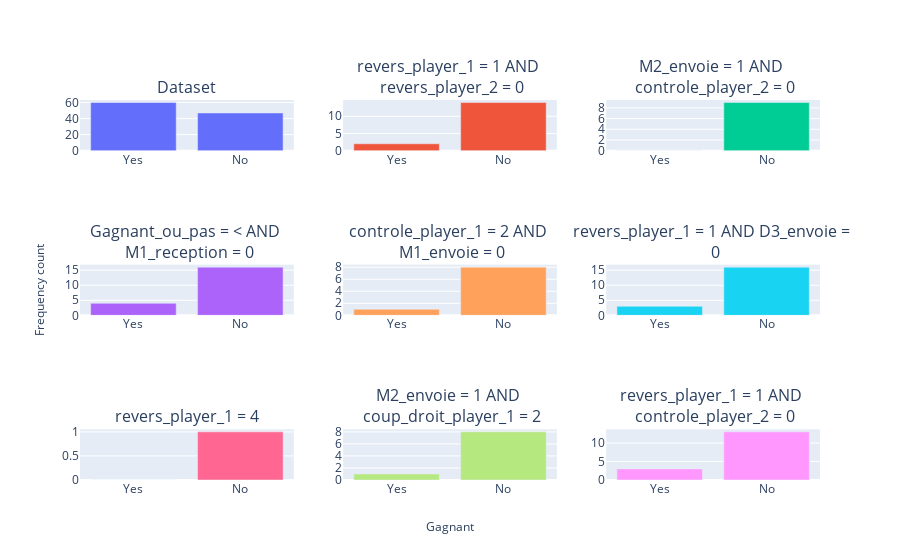

The cell this chart's notebook holds for it:
### Code cell
target_columns = ['Gagnant']
clf = emm.EMM(width=10, depth=2, evaluation_metric='distribution_cosine')
clf.search(ft_data, target_cols=target_columns)
clf.visualise(subgroups=8, cols=3)

### Figure 1 — Plotly figure (JSON) as saved in the notebook; plotly's stock layout.template omitted (floating-point values rounded to 4 significant figures)
{"data": [{"type": "bar", "x": ["Yes", "No"], "xaxis": "x", "y": [60, 47], "yaxis": "y"}, {"type": "bar", "x": ["Yes", "No"], "xaxis": "x2", "y": [2, 14], "yaxis": "y2"}, {"type": "bar", "x": ["Yes", "No"], "xaxis": "x3", "y": [0, 9], "yaxis": "y3"}, {"type": "bar", "x": ["Yes", "No"], "xaxis": "x4", "y": [4, 16], "yaxis": "y4"}, {"type": "bar", "x": ["Yes", "No"], "xaxis": "x5", "y": [1, 8], "yaxis": "y5"}, {"type": "bar", "x": ["Yes", "No"], "xaxis": "x6", "y": [3, 16], "yaxis": "y6"}, {"type": "bar", "x": ["Yes", "No"], "xaxis": "x7", "y": [0, 1], "yaxis": "y7"}, {"type": "bar", "x": ["Yes", "No"], "xaxis": "x8", "y": [1, 8], "yaxis": "y8"}, {"type": "bar", "x": ["Yes", "No"], "xaxis": "x9", "y": [3, 13], "yaxis": "y9"}], "layout": {"annotations": [{"font": {"size": 16}, "showarrow": false, "text": "Dataset", "x": 0.1444, "xanchor": "center", "xref": "paper", "y": 1, "yanchor": "bottom", "yref": "paper"}, {"font": {"size": 16}, "showarrow": false, "text": "revers_player_1 = 1 AND <br> revers_player_2 = 0", "x": 0.5, "xanchor": "center", "xref": "paper", "y": 1, "yanchor": "bottom", "yref": "paper"}, {"font": {"size": 16}, "showarrow": false, "text": "M2_envoie = 1 AND <br> controle_player_2 = 0", "x": 0.8556, "xanchor": "center", "xref": "paper", "y": 1, "yanchor": "bottom", "yref": "paper"}, {"font": {"size": 16}, "showarrow": false, "text": "Gagnant_ou_pas = < AND <br> M1_reception = 0", "x": 0.1444, "xanchor": "center", "xref": "paper", "y": 0.5667, "yanchor": "bottom", "yref": "paper"}, {"font": {"size": 16}, "showarrow": false, "text": "controle_player_1 = 2 AND <br> M1_envoie = 0", "x": 0.5, "xanchor": "center", "xref": "paper", "y": 0.5667, "yanchor": "bottom", "yref": "paper"}, {"font": {"size": 16}, "showarrow": false, "text": "revers_player_1 = 1 AND D3_envoie = <br> 0", "x": 0.8556, "xanchor": "center", "xref": "paper", "y": 0.5667, "yanchor": "bottom", "yref": "paper"}, {"font": {"size": 16}, "showarrow": false, "text": "revers_player_1 = 4", "x": 0.1444, "xanchor": "center", "xref": "paper", "y": 0.1333, "yanchor": "bottom", "yref": "paper"}, {"font": {"size": 16}, "showarrow": false, "text": "M2_envoie = 1 AND <br> coup_droit_player_1 = 2", "x": 0.5, "xanchor": "center", "xref": "paper", "y": 0.1333, "yanchor": "bottom", "yref": "paper"}, {"font": {"size": 16}, "showarrow": false, "text": "revers_player_1 = 1 AND <br> controle_player_2 = 0", "x": 0.8556, "xanchor": "center", "xref": "paper", "y": 0.1333, "yanchor": "bottom", "yref": "paper"}, {"showarrow": false, "text": "Gagnant", "x": 0.5, "xref": "paper", "y": -0.15, "yref": "paper"}, {"showarrow": false, "text": "Frequency count", "textangle": -90, "x": -0.07, "xref": "paper", "y": 0.5, "yref": "paper"}], "autosize": true, "showlegend": false, "xaxis": {"anchor": "y", "autorange": true, "domain": [0, 0.2889], "range": [-0.5, 1.5], "type": "category"}, "xaxis2": {"anchor": "y2", "autorange": true, "domain": [0.3556, 0.6444], "range": [-0.5, 1.5], "type": "category"}, "xaxis3": {"anchor": "y3", "autorange": true, "domain": [0.7111, 1], "range": [-0.5, 1.5], "type": "category"}, "xaxis4": {"anchor": "y4", "autorange": true, "domain": [0, 0.2889], "range": [-0.5, 1.5], "type": "category"}, "xaxis5": {"anchor": "y5", "autorange": true, "domain": [0.3556, 0.6444], "range": [-0.5, 1.5], "type": "category"}, "xaxis6": {"anchor": "y6", "autorange": true, "domain": [0.7111, 1], "range": [-0.5, 1.5], "type": "category"}, "xaxis7": {"anchor": "y7", "autorange": true, "domain": [0, 0.2889], "range": [-0.5, 1.5], "type": "category"}, "xaxis8": {"anchor": "y8", "autorange": true, "domain": [0.3556, 0.6444], "range": [-0.5, 1.5], "type": "category"}, "xaxis9": {"anchor": "y9", "autorange": true, "domain": [0.7111, 1], "range": [-0.5, 1.5], "type": "category"}, "yaxis": {"anchor": "x", "autorange": true, "domain": [0.8667, 1], "range": [0, 63.16], "type": "linear"}, "yaxis2": {"anchor": "x2", "autorange": true, "domain": [0.8667, 1], "range": [0, 14.74], "type": "linear"}, "yaxis3": {"anchor": "x3", "autorange": true, "domain": [0.8667, 1], "range": [0, 9.474], "type": "linear"}, "yaxis4": {"anchor": "x4", "autorange": true, "domain": [0.4333, 0.5667], "range": [0, 16.84], "type": "linear"}, "yaxis5": {"anchor": "x5", "autorange": true, "domain": [0.4333, 0.5667], "range": [0, 8.421], "type": "linear"}, "yaxis6": {"anchor": "x6", "autorange": true, "domain": [0.4333, 0.5667], "range": [0, 16.84], "type": "linear"}, "yaxis7": {"anchor": "x7", "autorange": true, "domain": [0, 0.1333], "range": [0, 1.053], "type": "linear"}, "yaxis8": {"anchor": "x8", "autorange": true, "domain": [0, 0.1333], "range": [0, 8.421], "type": "linear"}, "yaxis9": {"anchor": "x9", "autorange": true, "domain": [0, 0.1333], "range": [0, 13.68], "type": "linear"}}}
